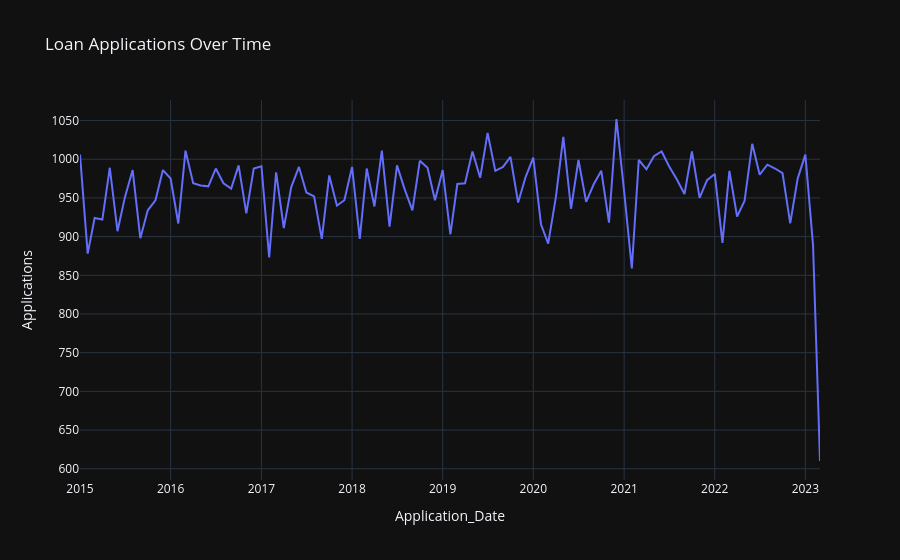

This figure's notebook cell:
### Code cell
# -----------------------------
# 1. Loan Applications Trend
# -----------------------------
trend = df.groupby(df["Application_Date"].dt.to_period("M")).size().reset_index(name="Applications")
trend["Application_Date"] = trend["Application_Date"].astype(str)

fig1 = px.line(
    trend,
    x="Application_Date",
    y="Applications",
    title="Loan Applications Over Time"
)
fig1.show()

### Figure 1 — Plotly figure (JSON) as saved in the notebook; plotly's stock layout.template omitted (floating-point values rounded to 4 significant figures)
{"data": [{"hovertemplate": "Application_Date=%{x}<br>Applications=%{y}<extra></extra>", "legendgroup": "", "line": {"color": "#636efa", "dash": "solid"}, "marker": {"symbol": "circle"}, "mode": "lines", "name": "", "orientation": "v", "showlegend": false, "x": ["2015-01", "2015-02", "2015-03", "2015-04", "2015-05", "2015-06", "2015-07", "2015-08", "2015-09", "2015-10", "2015-11", "2015-12", "2016-01", "2016-02", "2016-03", "2016-04", "2016-05", "2016-06", "2016-07", "2016-08", "2016-09", "2016-10", "2016-11", "2016-12", "2017-01", "2017-02", "2017-03", "2017-04", "2017-05", "2017-06", "2017-07", "2017-08", "2017-09", "2017-10", "2017-11", "2017-12", "2018-01", "2018-02", "2018-03", "2018-04", "2018-05", "2018-06", "2018-07", "2018-08", "2018-09", "2018-10", "2018-11", "2018-12", "2019-01", "2019-02", "2019-03", "2019-04", "2019-05", "2019-06", "2019-07", "2019-08", "2019-09", "2019-10", "2019-11", "2019-12", "2020-01", "2020-02", "2020-03", "2020-04", "2020-05", "2020-06", "2020-07", "2020-08", "2020-09", "2020-10", "2020-11", "2020-12", "2021-01", "2021-02", "2021-03", "2021-04", "2021-05", "2021-06", "2021-07", "2021-08", "2021-09", "2021-10", "2021-11", "2021-12", "2022-01", "2022-02", "2022-03", "2022-04", "2022-05", "2022-06", "2022-07", "2022-08", "2022-09", "2022-10", "2022-11", "2022-12", "2023-01", "2023-02", "2023-03"], "xaxis": "x", "y": [1006, 878, 924, 922, 989, 907, 951, 986, 898, 934, 947, 986, 975, 917, 1011, 969, 966, 965, 988, 969, 962, 992, 930, 988, 991, 873, 983, 911, 964, 990, 957, 952, 897, 979, 940, 947, 990, 897, 988, 939, 1011, 913, 992, 961, 934, 998, 989, 947, 986, 903, 968, 969, 1010, 976, 1034, 985, 990, 1003, 944, 977, 1002, 916, 891, 951, 1029, 936, 999, 945, 968, 985, 918, 1052, 958, 859, 999, 987, 1004, 1010, 991, 974, 955, 1010, 950, 973, 981, 892, 985, 926, 946, 1020, 980, 993, 988, 982, 917, 975, 1006, 889, 610], "yaxis": "y", "type": "scatter"}], "layout": {"xaxis": {"anchor": "y", "domain": [0.0, 1.0], "title": {"text": "Application_Date"}}, "yaxis": {"anchor": "x", "domain": [0.0, 1.0], "title": {"text": "Applications"}}, "legend": {"tracegroupgap": 0}, "title": {"text": "Loan Applications Over Time"}}}
